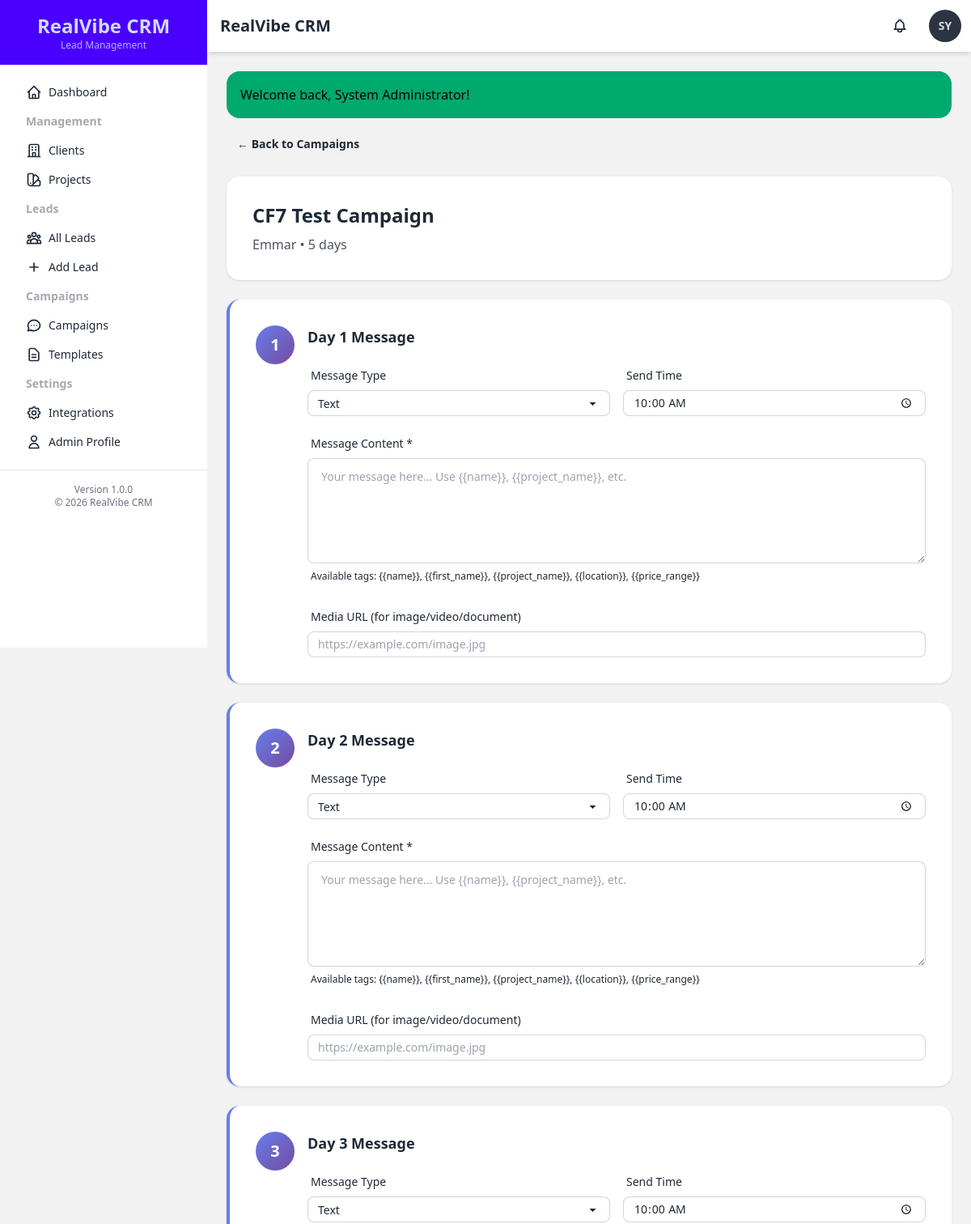
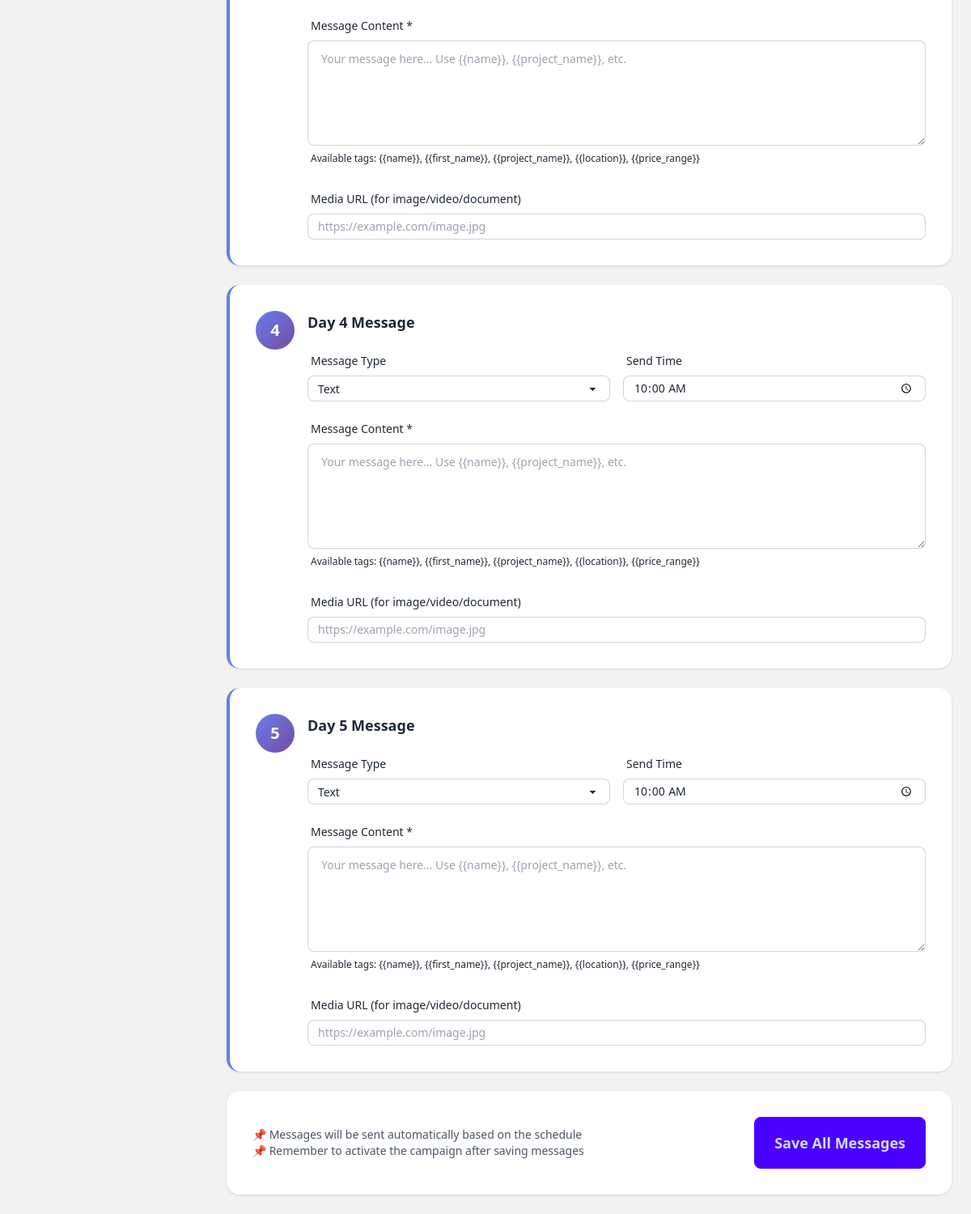
/campaigns/builder?id=1 (signed in), run on the app's committed database (2 pictures, top to bottom).
### tables this page shows
CREATE TABLE `users` (
  `id` int(11) NOT NULL AUTO_INCREMENT,
  `username` varchar(50) NOT NULL,
  `email` varchar(100) NOT NULL,
  `password` varchar(255) NOT NULL,
  `full_name` varchar(100) NOT NULL,
  `role` enum('admin','manager','agent') NOT NULL DEFAULT 'agent',
  `is_active` tinyint(1) NOT NULL DEFAULT 1,
  `created_at` timestamp NOT NULL DEFAULT current_timestamp(),
  `updated_at` timestamp NOT NULL DEFAULT current_timestamp() ON UPDATE current_timestamp(),
  PRIMARY KEY (`id`),
  UNIQUE KEY `username` (`username`),
  UNIQUE KEY `email` (`email`),
  KEY `idx_role` (`role`),
  KEY `idx_is_active` (`is_active`)
);

CREATE TABLE `campaigns` (
  `id` int(11) NOT NULL AUTO_INCREMENT,
  `project_id` int(11) NOT NULL,
  `campaign_name` varchar(150) NOT NULL,
  `description` text DEFAULT NULL,
  `duration_days` int(11) NOT NULL DEFAULT 5,
  `is_active` tinyint(1) NOT NULL DEFAULT 0,
  `auto_enroll` tinyint(1) NOT NULL DEFAULT 0,
  `created_by` int(11) NOT NULL,
  `created_at` timestamp NOT NULL DEFAULT current_timestamp(),
  `updated_at` timestamp NOT NULL DEFAULT current_timestamp() ON UPDATE current_timestamp(),
  PRIMARY KEY (`id`),
  KEY `idx_project_id` (`project_id`),
  KEY `idx_is_active` (`is_active`),
  KEY `idx_created_by` (`created_by`),
  CONSTRAINT `fk_campaigns_created_by` FOREIGN KEY (`created_by`) REFERENCES `users` (`id`),
  CONSTRAINT `fk_campaigns_project_id` FOREIGN KEY (`project_id`) REFERENCES `projects` (`id`) ON DELETE CASCADE
);

CREATE TABLE `projects` (
  `id` int(11) NOT NULL AUTO_INCREMENT,
  `client_id` int(11) NOT NULL,
  `project_name` varchar(150) NOT NULL,
  `project_type` varchar(50) DEFAULT NULL,
  `location` varchar(200) DEFAULT NULL,
  `description` text DEFAULT NULL,
  `welcome_message` text DEFAULT NULL,
  `whatsapp_provider` varchar(50) DEFAULT 'default' COMMENT 'WhatsApp provider: default, aisensy, whatsapp_api, twilio',
  `aisensy_campaign_name` varchar(100) DEFAULT NULL COMMENT 'AiSensy campaign name (required when provider is aisensy)',
  `price_range` varchar(100) DEFAULT NULL,
  `brochure_url` varchar(255) DEFAULT NULL,
  `is_active` tinyint(1) NOT NULL DEFAULT 1,
  `created_at` timestamp NOT NULL DEFAULT current_timestamp(),
  `updated_at` timestamp NOT NULL DEFAULT current_timestamp() ON UPDATE current_timestamp(),
  PRIMARY KEY (`id`),
  KEY `idx_client_id` (`client_id`),
  KEY `idx_is_active` (`is_active`),
  CONSTRAINT `fk_projects_client_id` FOREIGN KEY (`client_id`) REFERENCES `clients` (`id`) ON DELETE CASCADE
);

### controllers/CampaignController.php (called while the page is built, shortened)
<?php
require_once __DIR__ . '/../models/Campaign.php';
class CampaignController {
    private $campaignModel;
    public function __construct() {
        $this->campaignModel = new Campaign();
    }
    public function builder() {
        $id = $_GET['id'] ?? null;
        $campaign = $this->campaignModel->getById($id);
        include BASE_PATH . 'views/campaigns/builder.php';
    }
}

### includes/helpers.php (called while the page is built, shortened)
<?php
function asset($path) {
    return BASE_URL . '/assets/' . ltrim($path, '/');
}
function url($path = '') {
    return BASE_URL . '/' . ltrim($path, '/');
}
function e($string) {
    return htmlspecialchars($string ?? '', ENT_QUOTES, 'UTF-8');
}
function selected($value, $compare) {
    return $value == $compare ? 'selected' : '';
}

### includes/functions.php (called while the page is built, shortened)
<?php
function getCurrentUser() {
    $db = getDatabaseConnection();
    $stmt = $db->prepare("SELECT id, username, email, full_name, role FROM users WHERE id = ? AND is_active = 1");
    $stmt->execute([$_SESSION['user_id']]);
    return $stmt->fetch();
}
function getFlashMessage() {
    if (isset($_SESSION['flash_message'])) {
        $flash = $_SESSION['flash_message'];
        return $flash;
    }
    return null;
}

### config/database.php (called while the page is built, shortened)
<?php
class Database {
    private static $instance = null;
    private $connection;
    private function isProduction() {
        return false;
    }
    private function getCredentials() {
        if ($this->isProduction()) {
            return [
                'host' => 'localhost',
                'dbname' => 'u650869678_crm',
                'username' => 'u650869678_crm',
                'password' => 'Amul@123#',
                'charset' => 'utf8mb4'
            ];
        } else {
            return [
                'host' => 'localhost',
                'dbname' => 'realvibe',
                'username' => 'root',
                'password' => '',
                'charset' => 'utf8mb4'
            ];
        }
    }
    private function __construct() {
        $creds = $this->getCredentials();
        $dsn = "mysql:host={$creds['host']};dbname={$creds['dbname']};charset={$creds['charset']}";
        $options = [
            PDO::ATTR_ERRMODE            => PDO::ERRMODE_EXCEPTION,
            PDO::ATTR_DEFAULT_FETCH_MODE => PDO::FETCH_ASSOC,
            PDO::ATTR_EMULATE_PREPARES   => false,
            PDO::MYSQL_ATTR_INIT_COMMAND => "SET NAMES {$creds['charset']}"
        ];
        try {
            $this->connection = new PDO($dsn, $creds['username'], $creds['password'], $options);
        } catch (PDOException $e) {
            error_log("Database Connection Error: " . $e->getMessage());
            die("Database connection failed. Please check your configuration.");
        }
    }
    public static function getInstance() {
        if (self::$instance === null) {
            self::$instance = new self();
        }
        return self::$instance;
    }
    public function getConnection() {
        return $this->connection;
    }
}
function getDatabaseConnection() {
    return Database::getInstance()->getConnection();
}

### models/Campaign.php (called while the page is built, shortened)
<?php
class Campaign {
    private $db;
    public function __construct() {
        $this->db = getDatabaseConnection();
    }
    public function getById($id) {
        $stmt = $this->db->prepare("
            SELECT c.*, p.project_name, cl.name as client_name, u.full_name as created_by_name
            FROM campaigns c
            LEFT JOIN projects p ON c.project_id = p.id
            LEFT JOIN clients cl ON p.client_id = cl.id
            LEFT JOIN users u ON c.created_by = u.id
            WHERE c.id = ?
        ");
        $stmt->execute([$id]);
        return $stmt->fetch();
    }
}

### views/campaigns/builder.php (the view, shortened to what this page needs)
<?php
include BASE_PATH . 'views/layouts/header.php';
$messagesByDay = [];
?>
<div class="mb-6">
    <a href="<?= url('campaigns') ?>" class="btn btn-ghost btn-sm">← Back to Campaigns</a>
</div>
<div class="card bg-base-100 shadow mb-6">
    <div class="card-body">
        <h2 class="card-title text-2xl"><?= e($campaign['campaign_name']) ?></h2>
        <p class="text-gray-600"><?= e($campaign['project_name']) ?> • <?= $campaign['duration_days'] ?> days</p>
    </div>
</div>
<form method="POST" action="<?= url("campaigns/builder?id={$campaign['id']}") ?>">
    <div class="space-y-6">
        <?php for ($day = 1; $day <= $campaign['duration_days']; $day++): ?>
            <?php $existingMsg = $messagesByDay[$day] ?? null; ?>
            <div class="card bg-base-100 shadow campaign-day-card">
                <div class="card-body">
                    <div class="flex items-start gap-4">
                        <div class="campaign-day-number flex-shrink-0">
                            <?= $day ?>
                        </div>
                        <div class="flex-1 space-y-4">
                            <h3 class="font-bold text-lg">Day <?= $day ?> Message</h3>
                            <div class="grid grid-cols-1 md:grid-cols-2 gap-4">
                                <div class="form-control">
                                    <label class="label"><span class="label-text">Message Type</span></label>
                                    <select name="message_type_<?= $day ?>" class="select select-bordered select-sm">
                                        <option value="text" <?= selected($existingMsg['message_type'] ?? 'text', 'text') ?>>Text</option>
                                    </select>
                                </div>
                                <div class="form-control">
                                    <label class="label"><span class="label-text">Send Time</span></label>
                                    <input type="time" name="send_time_<?= $day ?>"
                                           value="<?= $existingMsg['send_time'] ?? '10:00:00' ?>"
                                           class="input input-bordered input-sm">
                                </div>
                            </div>
                            <div class="form-control">
                                <label class="label"><span class="label-text">Message Content *</span></label>
                                <textarea name="message_content_<?= $day ?>" rows="4"
                                          class="textarea textarea-bordered"
                                          placeholder="Your message here... Use {{name}}, {{project_name}}, etc."
                                          required><?= e($existingMsg['message_content'] ?? '') ?></textarea>
                                <label class="label">
                                    <span class="label-text-alt">
                                        Available tags: {{name}}, {{first_name}}, {{project_name}}, {{location}}, {{price_range}}
                                    </span>
                                </label>
                            </div>
                            <div class="form-control">
                                <label class="label"><span class="label-text">Media URL (for image/video/document)</span></label>
                                <input type="url" name="media_url_<?= $day ?>"
                                       value="<?= e($existingMsg['media_url'] ?? '') ?>"
                                       placeholder="https://example.com/image.jpg"
                                       class="input input-bordered input-sm">
                            </div>
                        </div>
                    </div>
                </div>
            </div>
        <?php endfor; ?>
    </div>
    <div class="card bg-base-100 shadow mt-6">
        <div class="card-body">
            <div class="flex justify-between items-center">
                <div class="text-sm text-gray-600">
                    <p>📌 Messages will be sent automatically based on the schedule</p>
                    <p>📌 Remember to activate the campaign after saving messages</p>
                </div>
                <button type="submit" class="btn btn-primary btn-lg">Save All Messages</button>
            </div>
        </div>
    </div>
</form>
<?php include BASE_PATH . 'views/layouts/footer.php'; ?>

### views/layouts/header.php (shortened to what this page needs)
<?php requireLogin(); $user = getCurrentUser(); ?>
<!DOCTYPE html>
<html lang="en" data-theme="light">
<head>
    <link href="https://cdn.jsdelivr.net/npm/daisyui@latest/dist/full.css" rel="stylesheet" type="text/css" />
    <script src="https://cdn.tailwindcss.com"></script>
    <link rel="stylesheet" href="<?= asset('css/custom.css') ?>">
</head>
<body class="bg-base-200">
    <div class="drawer lg:drawer-open">
        <div class="drawer-content flex flex-col">
            <div class="navbar bg-base-100 shadow-md">
                <div class="flex-1">
                    <h1 class="text-xl font-bold ml-2"><?= APP_NAME ?></h1>
                </div>
                <div class="flex-none gap-2">
                    <div class="dropdown dropdown-end">
                        <label tabindex="0" id="notificationBell" class="btn btn-ghost btn-circle">
                            <div class="indicator">
                            </div>
                        </label>
                    </div>
                    <div class="dropdown dropdown-end">
                        <label tabindex="0" class="btn btn-ghost btn-circle avatar placeholder">
                            <div class="bg-neutral text-neutral-content rounded-full w-10">
                                <span><?= strtoupper(substr($user['full_name'], 0, 2)) ?></span>
                            </div>
                        </label>
                    </div>
                </div>
            </div>
            <div class="p-4 lg:p-6">
                <?php $flash = getFlashMessage(); if ($flash): ?>
                    <div class="alert alert-<?= $flash['type'] === 'error' ? 'error' : $flash['type'] ?> mb-4 flash-message">
                        <span><?= e($flash['message']) ?></span>
                    </div>
                <?php endif; ?>

### assets/css/custom.css (style rules this page uses)
.campaign-day-card { border-left: 4px solid #667eea; }
.campaign-day-number { background: linear-gradient(135deg, #667eea 0%, #764ba2 100%); color: white; width: 48px; height: 48px; border-radius: 50%; display: flex; align-items: center; justify-content: center; font-weight: bold; font-size: 1.25rem; }

### data on the page
users: full_name "SY"
campaigns: campaign_name "CF7 Test Campaign", project.project_name "Emmar", duration_days "5"

### other printed values
APP_NAME "RealVibe CRM"
$flash['message'] "Welcome back, System Administrator!"
APP_VERSION "1.0.0"
